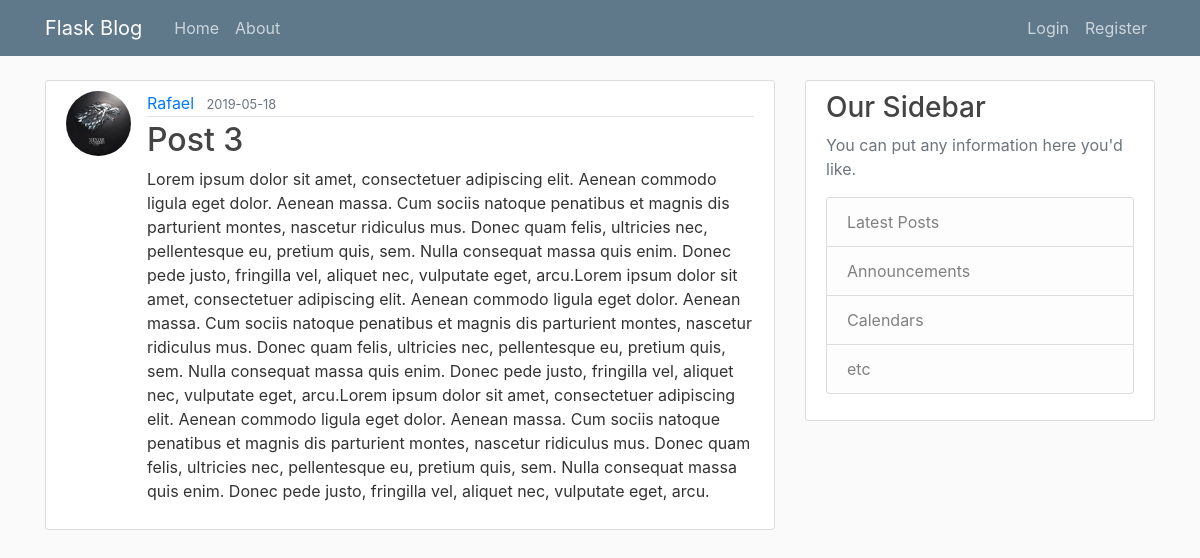
The app's page /post/4 with its own data.
### flaskblog/models.py (models this page shows, shortened)
class User(db.Model, UserMixin):
    id = db.Column(db.Integer, primary_key=True)
    username = db.Column(db.String(20), unique=True, nullable=False)
    email = db.Column(db.String(120), unique=True, nullable=False)
    image_file = db.Column(db.String(20), nullable=False, default='default.jpg')
    password = db.Column(db.String(60), nullable=False)
    posts = db.relationship('Post', backref='author', lazy=True)

class Post(db.Model):
    id= db.Column(db.Integer, primary_key=True)
    title = db.Column(db.String(100), nullable=False)
    date_posted = db.Column(db.DateTime, nullable=False, default=datetime.utcnow)
    content =  db.Column(db.Text, nullable=False)
    user_id = db.Column(db.Integer, db.ForeignKey('user.id'), nullable=False)

### flaskblog/routes.py (the view)
@app.route('/post/<int:post_id>')
def post(post_id):
    post = Post.query.get_or_404(post_id)
    return render_template('post.html', title=post.title, post=post)

### flaskblog/templates/post.html (shortened to what this page needs)
{% extends 'layout.html' %}
{% block content %}
    <article class="media content-section">
        <img class="rounded-circle article-img" src="{{ url_for('static', filename='profile_pics/' + post.author.image_file) }}">
        <div class="media-body">
            <div class="article-metadata">
                <a class="mr-2" href="{{ url_for('user_posts', username=post.author.username) }}">{{ post.author.username }}</a>
                <small class="text-muted">{{ post.date_posted.strftime('%Y-%m-%d') }}</small>
            </div>
            <h2><a class="article-title" href="{{ url_for('post', post_id=post.id) }}">{{ post.title }}</a></h2>
            <p class="article-content">{{ post.content }}</p>
        </div>
    </article>
{% endblock content %}

### flaskblog/static/main.css (style rules this page uses)
body { background: #fafafa; color: #333333; margin-top: 5rem; }
h1, h2, h3, h4, h5, h6 { color: #444444; }
.content-section { background: #ffffff; padding: 10px 20px; border: 1px solid #dddddd; border-radius: 3px; margin-bottom: 20px; }
.article-title { color: #444444; }
.article-content { white-space: pre-line; }
.article-img { height: 65px; width: 65px; margin-right: 16px; }
.article-metadata { padding-bottom: 1px; margin-bottom: 4px; border-bottom: 1px solid #e3e3e3 }

### records on screen
User: image_file (picture), author.username "Rafael"
Post: date_posted "2019-05-18", title "Post 3", content "Lorem ipsum dolor sit amet, consectetuer adipiscing elit. Aenean commodo ligula eget dolor. Aenean massa. Cum sociis natoque penatibus et magnis dis parturient montes, nascetur ridiculus mus. Donec quam felis, ultricies nec, pellentesque eu, pretium quis, sem. Nulla consequat massa quis enim. Donec pede justo, fringilla vel, aliquet nec, vulputate eget, arcu.Lorem ipsum dolor sit amet, consectetuer adipiscing elit. Aenean commodo ligula eget dolor. Aenean massa. Cum sociis natoque penatibus et magnis dis parturient montes, nascetur ridiculus mus. Donec quam felis, ultricies nec, pellentesque eu, pretium quis, sem. Nulla consequat massa quis enim. Donec pede justo, fringilla vel, aliquet…"
